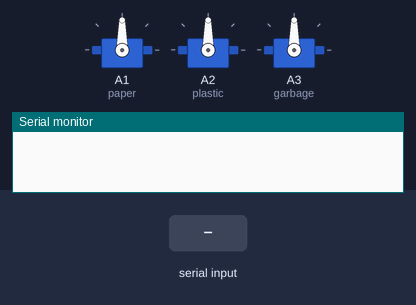
A sketch run on a simulated Arduino Uno, built with avr-gcc and run on an emulated ATmega328P. Shown: 3 × servo, the last lines printed to the serial monitor. The test bench sets the inputs (shaded band).

Above: at 1.2 s.
1.3 s: "0\n" received over Serial
At 1.7 s:
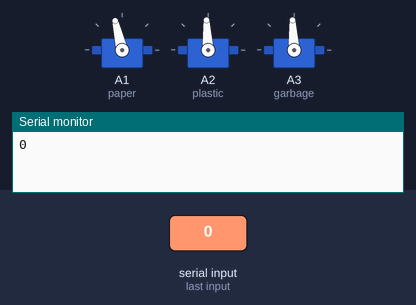
3.3 s: "1\n" received over Serial
At 3.7 s:
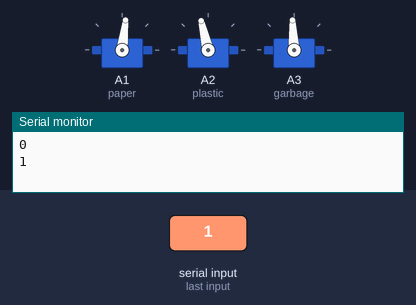
5.3 s: "2\n" received over Serial
At 5.7 s:
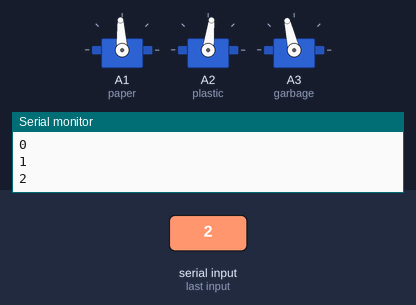
Timing chart, 0 to 8.3 s (numbered marks = the images above; inputs shaded):
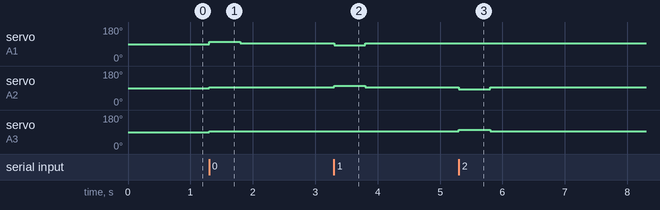

Measured:
- after the input at 1.3 s, servo on A1 (paper): 90° → 103° at once, → 93° 0.50 s later; servo on A2 (plastic), servo on A3 (garbage): 90° → 93° at once
- after the input at 3.3 s, servo on A1 (paper): 93° → 83° at once, → 93° 0.50 s later; servo on A2 (plastic): 93° → 103° at once, → 93° 0.50 s later
- after the input at 5.3 s, servo on A2 (plastic): 93° → 83° at once, → 93° 0.50 s later; servo on A3 (garbage): 93° → 103° at once, → 93° 0.50 s later

The sketch:

sketch_feb26a.ino
```cpp
#include <Servo.h>

Servo paper;
Servo plastic;
Servo garbage;
int pos = 0;
int bin = 0;
bool paper_open = false;
bool plastic_open = false;
bool garbage_open = false;

void setup() {
  paper.attach(A1);
  plastic.attach(A2);
  garbage.attach(A3);
  Serial.begin(500000);

}

void loop() {

}

void serialEvent(){
    if(Serial.available() > 1) {
    bin = Serial.parseInt();
    Serial.println(bin);
    if (bin == 0) {
      if (!paper_open){
        paper.write(103);
      } else {
        paper.write(93);
      }
      if (plastic_open) {
        plastic.write(83);
        plastic_open = false;
      } else {
        plastic.write(93);
      }
      if (garbage_open) {
        garbage.write(83);
        garbage_open = false;
      } else {
        garbage.write(93);
      }
      paper_open = true;
    }
    if (bin == 1) {
      if (paper_open){
        paper.write(83);
        paper_open = false;
      } else {
        paper.write(93);
      }
      if (!plastic_open) {
        plastic.write(103);
      } else {
        plastic.write(93);
      }
      if (garbage_open) {
        garbage.write(83);
        garbage_open = false;
      } else {
        garbage.write(93);
      }
      plastic_open = true;
    }
    if (bin == 2) {
      if (paper_open){
        paper.write(83);
        paper_open = false;
      } else {
        paper.write(93);
      }
      if (plastic_open) {
        plastic.write(83);
        plastic_open = false;
      } else {
        plastic.write(93);
      }
      if (!garbage_open) {
        garbage.write(103);
      } else {
        garbage.write(93);
      }
      garbage_open = true;
    }
  }
  delay(500);
  paper.write(93);
  plastic.write(93);
  garbage.write(93);
  Serial.flush();
}
```
